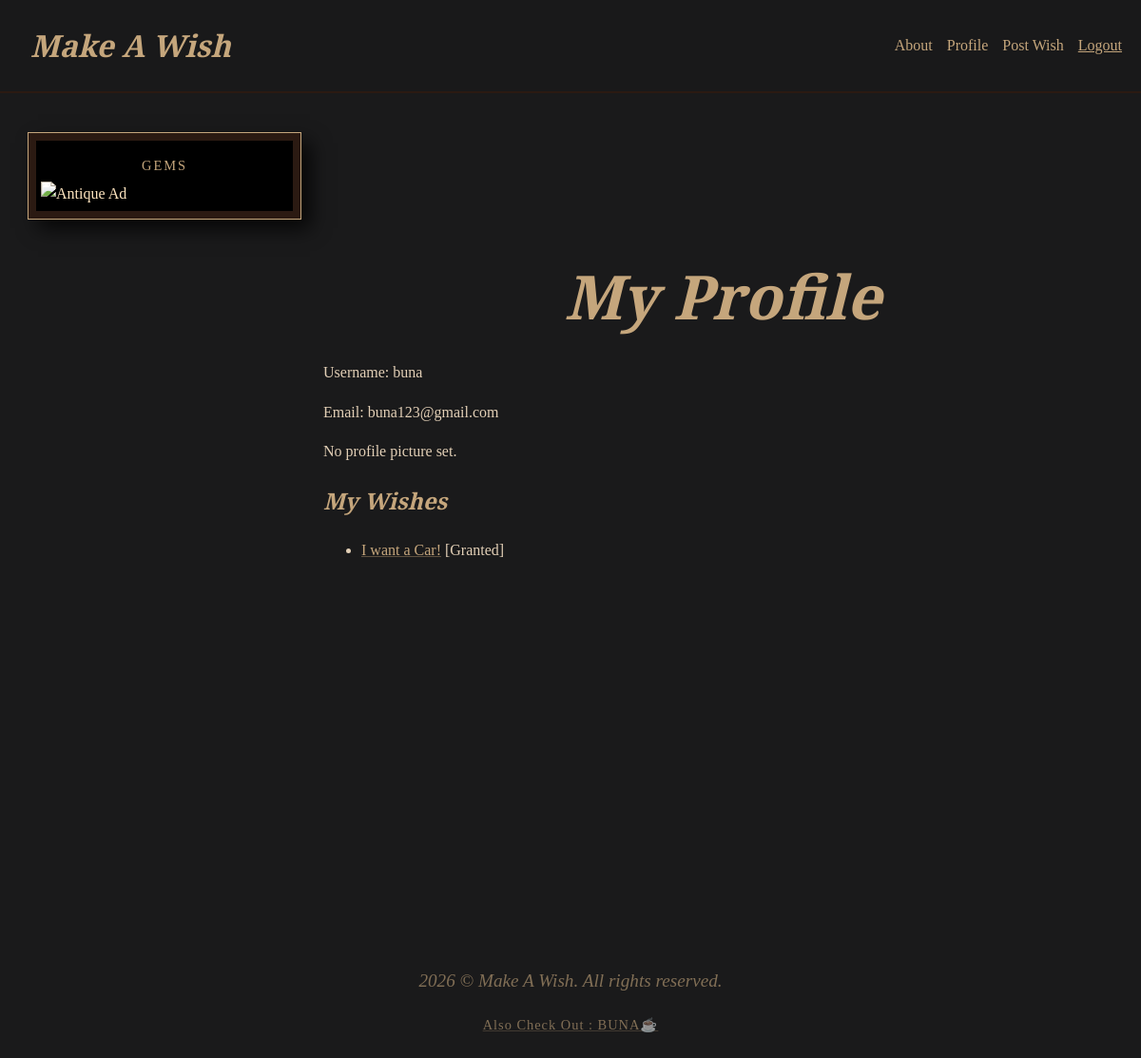
/accounts/profile/ (signed in), run on an earlier commit of the app's database.
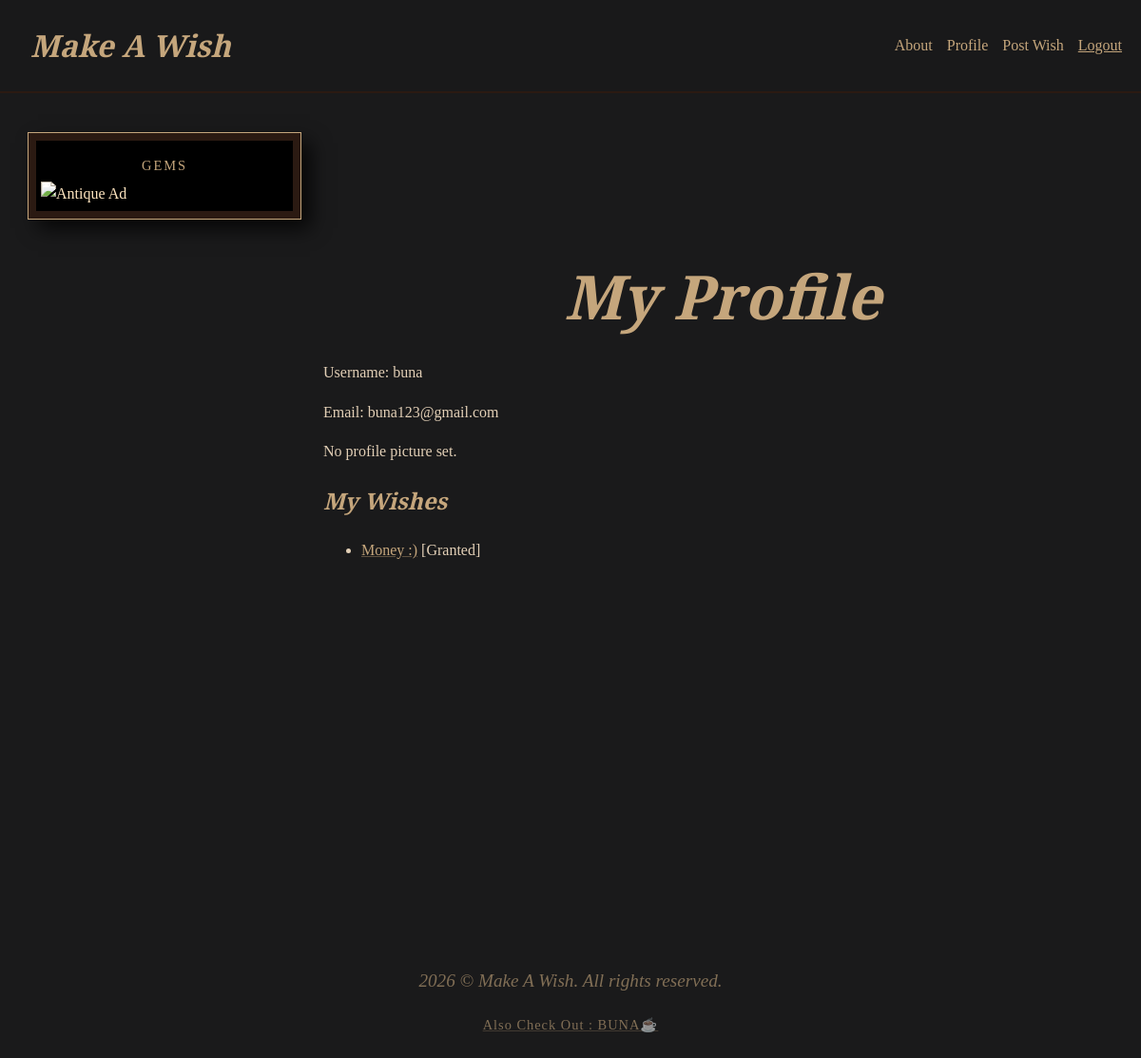
And on a later commit of the database.
### wishes/models.py (models this page shows, shortened)
class Wish(models.Model):
    title = models.CharField(max_length=50)
    description = models.TextField()
    created_at = models.DateTimeField(default=timezone.now)
    is_granted = models.BooleanField(default=False, verbose_name="Granted")
    phone_number = models.CharField(
        max_length=20,
        blank=True,
        null=True,
        help_text="Optional"
    )
    bank_account = models.CharField(
        max_length=50,
        blank=True,
        null=True,
        help_text="Optional"
    )
    bank_name = models.CharField(
        max_length=100,
        blank=True,
        null=True,
    )
    user = models.ForeignKey(CustomUser, on_delete=models.CASCADE, related_name='wishes')

### accounts/views.py (the view)
# urls.py: path('profile/', ProfileView.as_view(), name='profile'),
class ProfileView(LoginRequiredMixin, TemplateView):
    template_name = 'accounts/profile.html'
    login_url = 'accounts:login'
    def get_context_data(self, **kwargs):
        context = super().get_context_data(**kwargs)
        context['my_wishes'] = Wish.objects.filter(user=self.request.user).order_by('-created_at')
        return context

### templates/accounts/profile.html (shortened to what this page needs)
{% extends 'base.html' %}
{% block content %}
<h1>My Profile</h1>
<p>Username: {{ user.username }}</p>
<p>Email: {{ user.email|default:"not set" }}</p>
{% if user.profile_picture_url %}
    <img src="{{ user.profile_picture_url }}" alt="Profile Picture" style="max-width:200px; height:auto;">
{% elif user.profile_picture %}
    <img src="{{ user.profile_picture.url }}" alt="Profile Picture" style="max-width:200px; height:auto;">
{% else %}
    <p>No profile picture set.</p>
{% endif %}
<h2>My Wishes</h2>
{% if my_wishes %}
    <ul>
        {% for wish in my_wishes %}
            <li>
                <a href="{% url 'wishes:detail' wish.pk %}">{{ wish.title }}</a>
                {% if wish.is_granted %}
                    [Granted]
                {% else %}
                    [Pending]
                {% endif %}
            </li>
        {% endfor %}
    </ul>
{% else %}
    <p>No wishes yet. <a href="{% url 'wishes:create' %}">Post one</a>.</p>
{% endif %}
{% endblock %}

What changed in the data, as far as the page shows it:
removed Wish: title "I want a Car!", is_granted "[Granted]"
added Wish: title "Money :)", is_granted "[Granted]"
